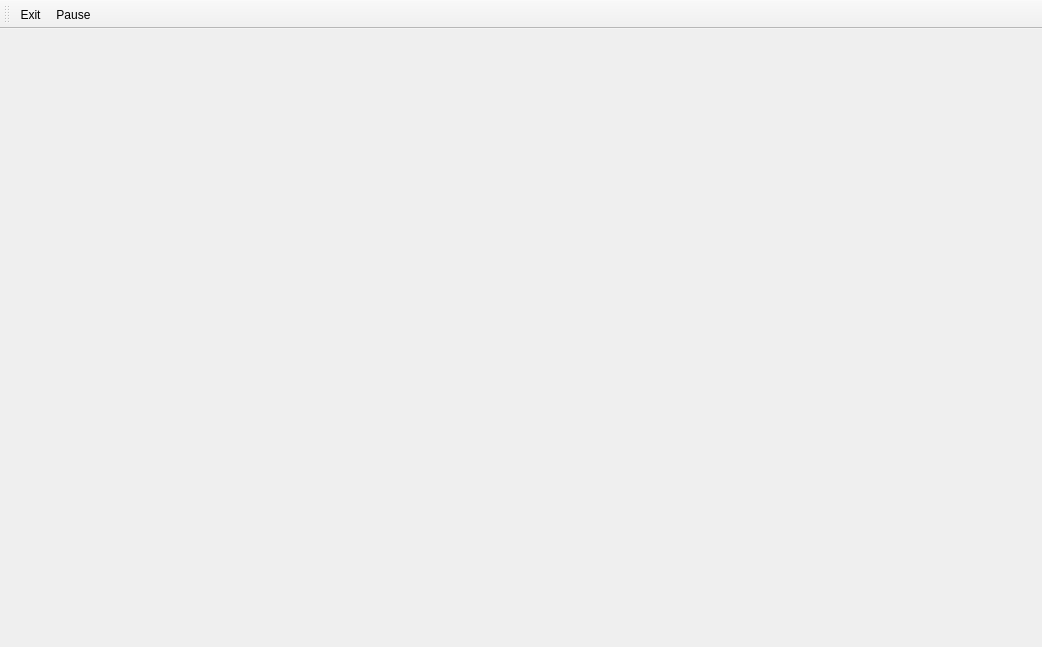
<?xml version="1.0" encoding="UTF-8"?>
<ui version="4.0">
 <class>DinasourGameWindow</class>
 <widget class="QMainWindow" name="DinasourGameWindow">
  <property name="geometry">
   <rect>
    <x>0</x>
    <y>0</y>
    <width>800</width>
    <height>600</height>
   </rect>
  </property>
  <property name="windowTitle">
   <string>DinasourGameWindow</string>
  </property>
  <widget class="QWidget" name="centralwidget">
   <layout class="QVBoxLayout" name="verticalLayout">
    <item>
     <widget class="DinasourGameMainWidget" name="main_widget" native="true">
      <property name="minimumSize">
       <size>
        <width>1024</width>
        <height>600</height>
       </size>
      </property>
      <property name="maximumSize">
       <size>
        <width>1024</width>
        <height>600</height>
       </size>
      </property>
      <property name="focusPolicy">
       <enum>Qt::FocusPolicy::StrongFocus</enum>
      </property>
     </widget>
    </item>
   </layout>
  </widget>
  <widget class="QToolBar" name="toolBar">
   <property name="windowTitle">
    <string>toolBar</string>
   </property>
   <attribute name="toolBarArea">
    <enum>TopToolBarArea</enum>
   </attribute>
   <attribute name="toolBarBreak">
    <bool>false</bool>
   </attribute>
   <addaction name="actionexit"/>
   <addaction name="actionPause"/>
  </widget>
  <action name="actionexit">
   <property name="text">
    <string>Exit</string>
   </property>
   <property name="menuRole">
    <enum>QAction::MenuRole::NoRole</enum>
   </property>
  </action>
  <action name="actionPause">
   <property name="text">
    <string>Pause</string>
   </property>
   <property name="menuRole">
    <enum>QAction::MenuRole::NoRole</enum>
   </property>
  </action>
 </widget>
 <customwidgets>
  <customwidget>
   <class>DinasourGameMainWidget</class>
   <extends>QWidget</extends>
   <header>DinasourGameMainWidget.h</header>
   <container>1</container>
  </customwidget>
 </customwidgets>
 <resources/>
 <connections/>
</ui>
